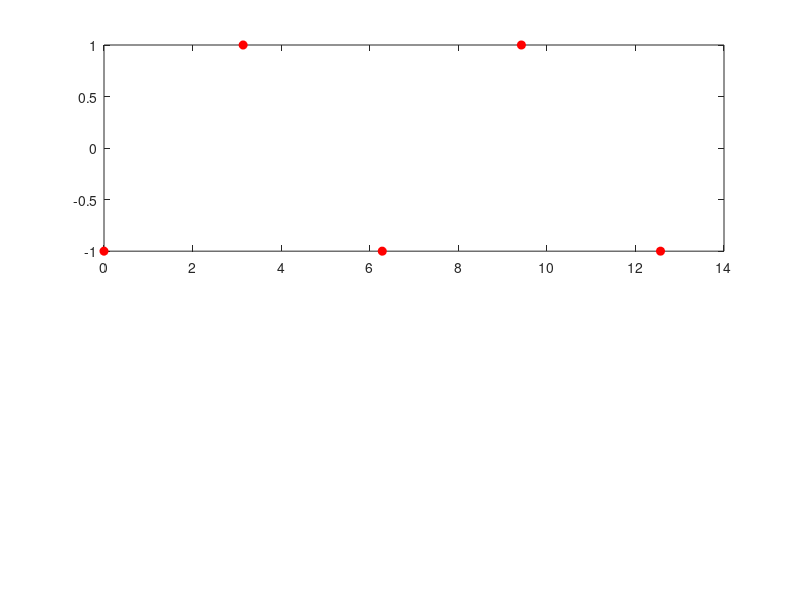

This chart was generated by the following MATLAB code: (Note: this script raises an error after producing the figure.)
clc;
clear;

% MATLAB Code to generate the specific superoscillating signal from the paper:
% "Abrupt Rabi oscillations in a superoscillating electric field"

% 1. Define the frequencies
N = 5;
% The paper uses five harmonic oscillations with frequencies omega_n = 0.18n
n_idx = 1:N;
angular_freqs_SO = 0.18 * n_idx;

% 2. Define the target constraint points
% Five points t_n = pi * n / omega_0, for n = 0,...,4, with omega_0 = 1
omega_0 = 1;
t_j = (0:N-1) * (pi / omega_0); % Results in [0, pi, 2*pi, 3*pi, 4*pi]

% Target values assigned to these points: s1=s3=s5=-1, s2=s4=1
s_j = [-1, 1, -1, 1, -1];

% 3. Set up the linear system of equations: A * c = s_j
% The matrix A is constructed using A_jn = exp(i * omega_n * t_j)
A = exp(1i * t_j' * angular_freqs_SO);

% Solve the linear system for the complex coefficients c_n
amps_SO = A \ s_j';

%% Save

amps_SO = amps_SO(:).';
angular_freqs_SO = angular_freqs_SO(:)';

% Save directly to the signals/data directory
output_dir = fullfile(fileparts(mfilename('fullpath')), '..', 'signals', 'data');
if ~exist(output_dir, 'dir')
    mkdir(output_dir);
end
save(fullfile(output_dir, 'SO_Baranov.mat'), 'amps_SO', 'angular_freqs_SO');

%% PLOT

% 4. Reconstruct the superoscillating signal over a continuous time range
% The paper plots this from t=0 to roughly t=55 in Figure 1(b)
t_continuous = linspace(-55, 55, 2000);
s_t = zeros(size(t_continuous));

% Reconstruct the signal: s(t) = Re( sum( c_n * exp(i * omega_n * t) ) )
for n = 1:N
    s_t = s_t + real(amps_SO(n) * exp(1i * angular_freqs_SO(n) * t_continuous));
end

% 5. Plot the results to mimic Figure 1(a) and 1(b)
figure('Position', [100, 100, 800, 600]);

% Subplot for the constraint points (Figure 1a match)
subplot(2,1,1);
plot(t_j, s_j, 'ro', 'MarkerSize', 6, 'MarkerFaceColor', 'r');
yline(0, 'k-', 'Color', [0.8 0.8 0.8]);
title('Predefined pattern of points (Fig. 1a)');
xlabel('Time');
xlim([-1, 13]);
ylim([-2, 2]);

% Subplot for the SO signal (Figure 1b match)
subplot(2,1,2);
plot(t_continuous, s_t, 'b-', 'LineWidth', 1.5);
hold on;
% Plot the constraint points on the signal to verify alignment
plot(t_j, s_j, 'ro', 'MarkerSize', 6, 'MarkerFaceColor', 'r');
title('Superoscillating Function s(t) (Fig. 1b)');
xlabel('Time');
xlim([-2, 55]);
grid on;

% Display the calculated coefficients in the command window
disp('The calculated complex coefficients c_n are:');
for i=1:N
    fprintf('c_%d = %7.3f %+.3fi\n', i, real(amps_SO(i)), imag(amps_SO(i)));
end



%% 6. Analytical Instantaneous Frequency Analysis
% Preallocate arrays for the analytic signal and its derivative
z_analytical = zeros(size(t_continuous));
dz_analytical = zeros(size(t_continuous));

% Construct the exact analytic signal z(t) and its exact derivative z'(t)
for n = 1:N
    term = amps_SO(n) * exp(1i * angular_freqs_SO(n) * t_continuous);
    z_analytical = z_analytical + term;
    dz_analytical = dz_analytical + 1i * angular_freqs_SO(n) * term;
end

% REMOVED THE NEGATIVE SIGN HERE:
% Standard math identity: omega = Im(z' / z)
inst_freq_analytical = imag(dz_analytical ./ z_analytical); 

figure('Color', 'w', 'Name', 'Analytical Instantaneous Frequency Analysis');
plot(t_continuous, real(z_analytical), 'LineWidth', 2, 'DisplayName', 'wave s(t)'); 
hold on;
plot(t_continuous, inst_freq_analytical, 'LineWidth', 2, 'DisplayName', 'Analytical \omega_{inst}(t)');
title('SO Baranov: Wave and Analytical Instantaneous Frequency');
xlabel('Time');
ylim([-6 6]); 
grid on;
legend('Location', 'northeast');

if exist('PlotUtils', 'class')
    PlotUtils.styleAxes(gca);
end
